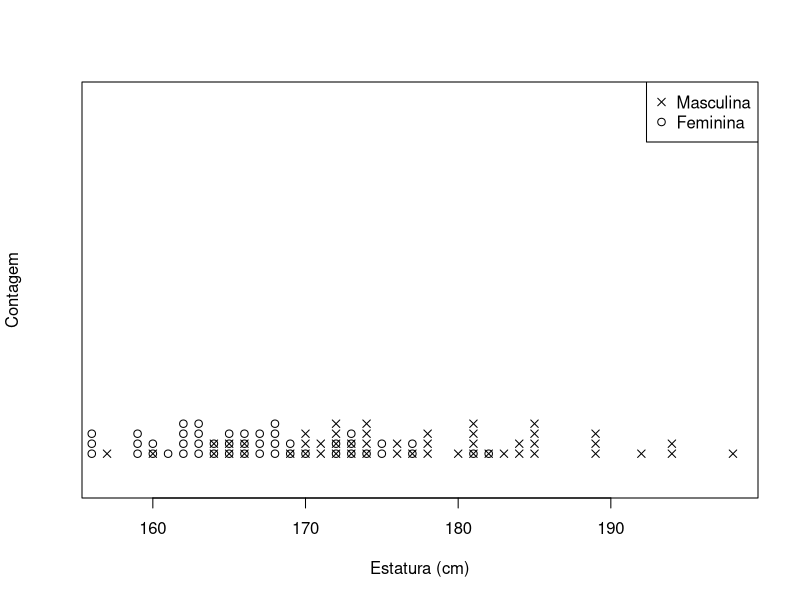

Generate this figure with R:
set.seed(123)
Estatura.m <- as.integer(rnorm(n=50, mean=177, sd=10))
Estatura.f <- as.integer(rnorm(n=50, mean=165, sd=8))
stripchart(Estatura.m, method="stack", 
           offset=0.5, at=0.15, 
           pch=4, ylab="Contagem", xlab ="Estatura (cm)")
stripchart(Estatura.f, add=TRUE, method="stack", 
           offset=0.5, at=0.15, pch=1)
legend("topright",c("Masculina", "Feminina"),
       pch=c(4,1))
